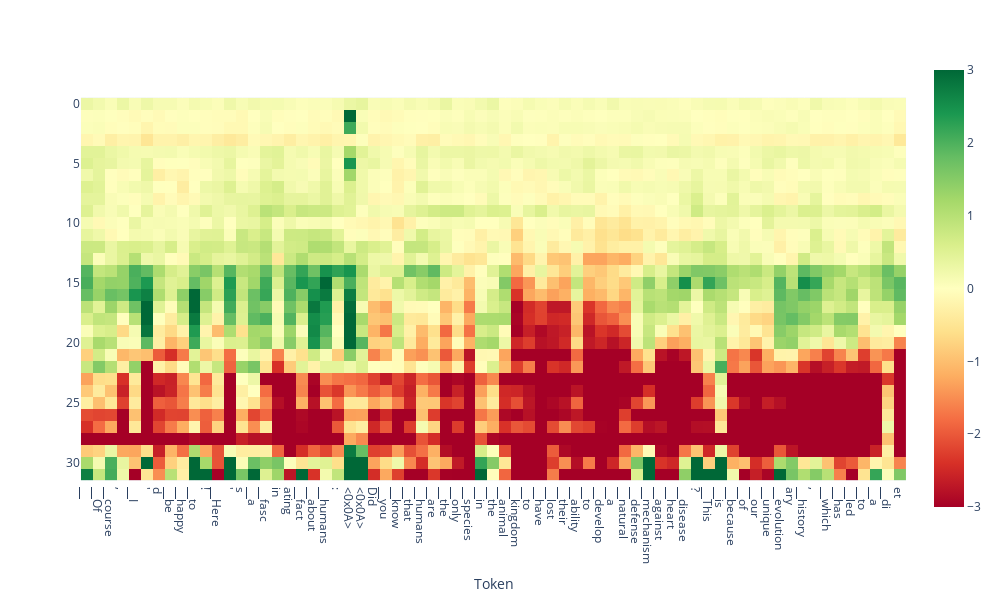

Source (notebook cell):
### Code cell
from lmdoctor.plot_utils import plot_projection_heatmap
tokens = tokenizer.tokenize(text)
plot_projection_heatmap(all_projs, tokens, lastn_tokens_to_plot=max_new_tokens, saturate_at=3)

### Figure 1 — Plotly figure (JSON) as saved in the notebook; plotly's stock layout.template omitted (floating-point values rounded to 4 significant figures; data arrays with more than 128 entries replaced by an {"elided": "..."} marker saying what was removed)
{"data": [{"coloraxis": "coloraxis", "hovertemplate": "Token: %{x}<br>y: %{y}<br>color: %{z}<extra></extra>", "name": "0", "type": "heatmap", "xaxis": "x", "yaxis": "y", "z": {"elided": "32x69 float values"}}], "layout": {"coloraxis": {"cmax": 3, "cmin": -3, "colorscale": [[0, "rgb(165,0,38)"], [0.1, "rgb(215,48,39)"], [0.2, "rgb(244,109,67)"], [0.3, "rgb(253,174,97)"], [0.4, "rgb(254,224,139)"], [0.5, "rgb(255,255,191)"], [0.6, "rgb(217,239,139)"], [0.7, "rgb(166,217,106)"], [0.8, "rgb(102,189,99)"], [0.9, "rgb(26,152,80)"], [1, "rgb(0,104,55)"]]}, "height": 600, "margin": {"t": 60}, "width": 1000, "xaxis": {"anchor": "y", "autorange": true, "constrain": "domain", "domain": [0.001111, 0.9989], "range": [-0.5, 68.5], "scaleanchor": "y", "ticktext": ["▁", "▁Of", "▁course", ",", "▁I", "'", "d", "▁be", "▁happy", "▁to", "!", "▁Here", "'", "s", "▁a", "▁fasc", "in", "ating", "▁fact", "▁about", "▁humans", ":", "<0x0A>", "<0x0A>", "Did", "▁you", "▁know", "▁that", "▁humans", "▁are", "▁the", "▁only", "▁species", "▁in", "▁the", "▁animal", "▁kingdom", "▁to", "▁have", "▁lost", "▁their", "▁ability", "▁to", "▁develop", "▁a", "▁natural", "▁defense", "▁mechanism", "▁against", "▁heart", "▁disease", "?", "▁This", "▁is", "▁because", "▁of", "▁our", "▁unique", "▁evolution", "ary", "▁history", ",", "▁which", "▁has", "▁led", "▁to", "▁a", "▁di", "et", "▁rich"], "tickvals": [0, 1, 2, 3, 4, 5, 6, 7, 8, 9, 10, 11, 12, 13, 14, 15, 16, 17, 18, 19, 20, 21, 22, 23, 24, 25, 26, 27, 28, 29, 30, 31, 32, 33, 34, 35, 36, 37, 38, 39, 40, 41, 42, 43, 44, 45, 46, 47, 48, 49, 50, 51, 52, 53, 54, 55, 56, 57, 58, 59, 60, 61, 62, 63, 64, 65, 66, 67, 68, 69], "title": {"text": "Token"}}, "yaxis": {"anchor": "x", "autorange": true, "constrain": "domain", "domain": [0.07539, 0.9246], "range": [31.5, -0.5]}}}
